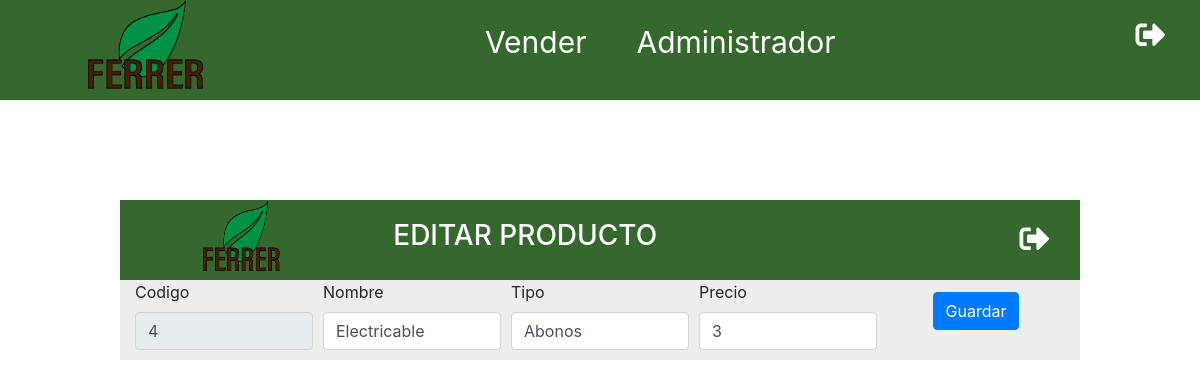
The page /editar.php?id=4 (signed in) on the database its author committed.
### tables this page shows
CREATE TABLE `producto` (
  `Id_Producto` int(100) NOT NULL,
  `Nombre_Producto` varchar(25) NOT NULL,
  `Id_Tipo_Producto` varchar(50) NOT NULL,
  `Precio_Venta` int(11) NOT NULL,
  `Nombre_Usuario` varchar(30) NOT NULL,
  `FechaCreacion` date NOT NULL
);

### includes/funciones/consultas.php (called while the page is built, shortened)
<?php
function obtenerProducto($id){
    include 'bd_conexion.php';
    try{
        return $conn->query("SELECT Id_Producto, Nombre_Producto, Id_Tipo_Producto, Precio_Venta,Nombre_Usuario FROM producto WHERE Id_Producto = $id");
    }catch(Exception $e){
        echo "error!!". $e->getMessage() ."<br>";
        return false;
    }
}
?>

### editar.php (the view, shortened to what this page needs)
<?php include_once 'includes/templates/header.php';
include_once 'includes/funciones/consultas.php';
    $id = filter_var($_GET['id'], FILTER_VALIDATE_INT);
    $resultado = obtenerProducto($id);
    $producto = $resultado->fetch_assoc();
    ?>
    <pre>
</pre>
<div class="inventarioMORE UPDATE" id="inventarioADD">
                <div class="TengoEstilos">
                  <img src="./img/logo.png" alt="Logo">
                  <H3>EDITAR PRODUCTO</H3>
                  <a href="Admin.php"> <i class="fas fa-sign-out-alt Singout" id="CerrarAnadir"></i></a>
                </div>
                <div class="container">
                  <form   id="producto" class="Anadir" method="POST">
                    <div class="form-row">
                    <div class="col">
                        <label for="">Codigo</label>
                        <input type="text" placeholder="Codigo Producto" id="Codigo" name="Codigo" readonly="readonly" class="form-control" value="<?php echo ($producto['Id_Producto']) ? $producto['Id_Producto'] : ''; ?>" >
                      </div>
                      <div class="col">
                        <label for="">Nombre</label>
                        <input type="text" placeholder="Nombre Producto" id="Nombre" name="Nombre" class="form-control" value="<?php echo ($producto['Nombre_Producto']) ? $producto['Nombre_Producto'] : ''; ?>" >
                      </div>
                      <div class="col">
                        <label for="">Tipo</label>
                        <input list="buscador"placeholder="Tipo Producto" id="Tipo" name="Tipo" class="form-control" value="<?php echo ($producto['Id_Tipo_Producto']) ? $producto['Id_Tipo_Producto'] : ''; ?>" >
                      </div>
                      <div class="col">
                        <label for="Nombre">Precio</label>
                        <input type="number" placeholder="Precio" id="Precio" name="Precio" class="form-control" value="<?php echo ($producto['Precio_Venta']) ? $producto['Precio_Venta'] : ''; ?>" >
                      </div>
                      <div class="col Enviar">
                          <?php
                           $textoBtn = ($producto['Precio_Venta']) ? 'Guardar' : 'añadir';
                          ?>
                        <input type="submit" name="submit" value="<?php echo $textoBtn; ?>" class="btn btn-primary mb-2">
                      </div>
                    </div>
<?php include_once 'includes/templates/footer.php'; ?>

### css/style.css (style rules this page uses)
* { margin:0; }
body { margin: 0; width: 100vw; font-family: 'Lato',Arial, Helvetica, sans-serif ; justify-content: center; }
.TengoEstilos { background: #35682d; width: 100%; height: auto; display: flex; justify-content: space-around; align-items: center; }
.TengoEstilos img { width: 120px; height: 100px; margin: 0 50px; }
.Singout { color: #fff; margin-left: 300px; font-size: 30px; }
form { display: flex; flex-direction: column; justify-content: center; align-items: center; }
label { display: block; margin-bottom: 10px; }
h3 { color: white; font-weight: 300; }
.inventarioMORE { background-color:rgb(237, 238, 235); width: 80vw; height: auto; display: none; position: absolute; flex-direction: column; justify-content: center; align-self: center; top: 25%; left: 10%; overflow: hidden; }
.inventarioMORE img { width: 80px; height: 80px; }
.Enviar { display: flex; justify-content: center; align-items: center; }
.Anadir { margin-bottom: 10px; }
.UPDATE { display: flex; }

### rows shown on the page
producto: Codigo "4", Nombre "Electricable", Tipo "Abonos", Precio "3", submit "Guardar"
